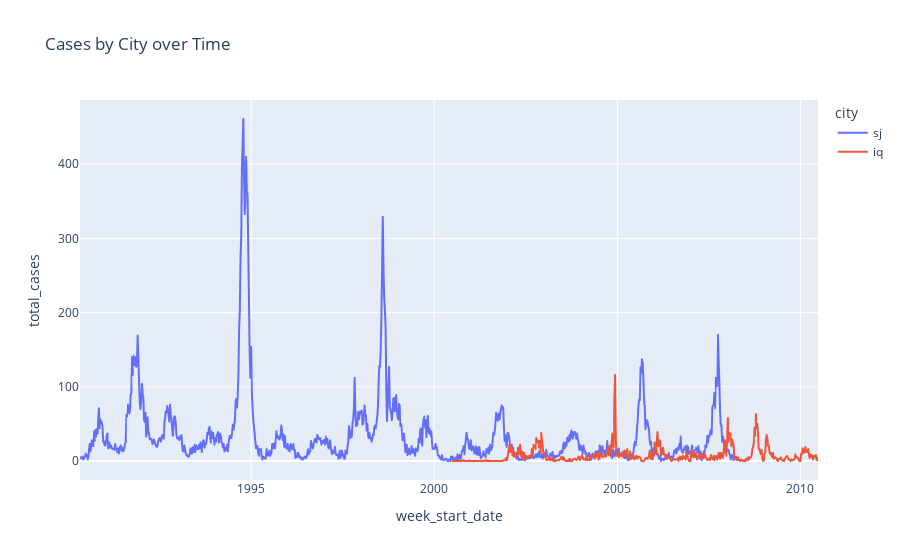

The notebook cell saved with this chart:
### Code cell
# Inspect total cases based on city
px.line(
    raw,
    x="week_start_date",
    y="total_cases",
    color="city",
    title="Cases by City over Time",
)

### Figure 1 — Plotly figure (JSON) as saved in the notebook; plotly's stock layout.template omitted (floating-point values rounded to 4 significant figures; data arrays with more than 128 entries replaced by an {"elided": "..."} marker saying what was removed)
{"data": [{"hovertemplate": "city=sj<br>week_start_date=%{x}<br>total_cases=%{y}<extra></extra>", "legendgroup": "sj", "line": {"color": "#636efa", "dash": "solid"}, "marker": {"symbol": "circle"}, "mode": "lines", "name": "sj", "showlegend": true, "type": "scattergl", "x": {"elided": "936 str values"}, "xaxis": "x", "y": {"elided": "936 float values"}, "yaxis": "y"}, {"hovertemplate": "city=iq<br>week_start_date=%{x}<br>total_cases=%{y}<extra></extra>", "legendgroup": "iq", "line": {"color": "#EF553B", "dash": "solid"}, "marker": {"symbol": "circle"}, "mode": "lines", "name": "iq", "showlegend": true, "type": "scattergl", "x": {"elided": "520 str values"}, "xaxis": "x", "y": {"elided": "520 float values"}, "yaxis": "y"}], "layout": {"legend": {"title": {"text": "city"}, "tracegroupgap": 0}, "title": {"text": "Cases by City over Time"}, "xaxis": {"anchor": "y", "domain": [0, 1], "title": {"text": "week_start_date"}}, "yaxis": {"anchor": "x", "domain": [0, 1], "title": {"text": "total_cases"}}}}
